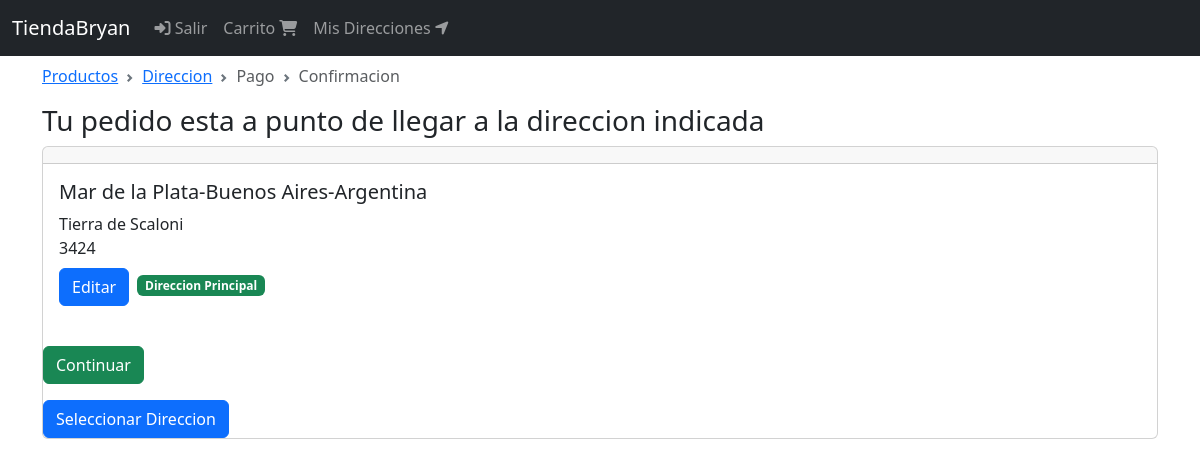
The app's page /orden/direccion (signed in), older data.
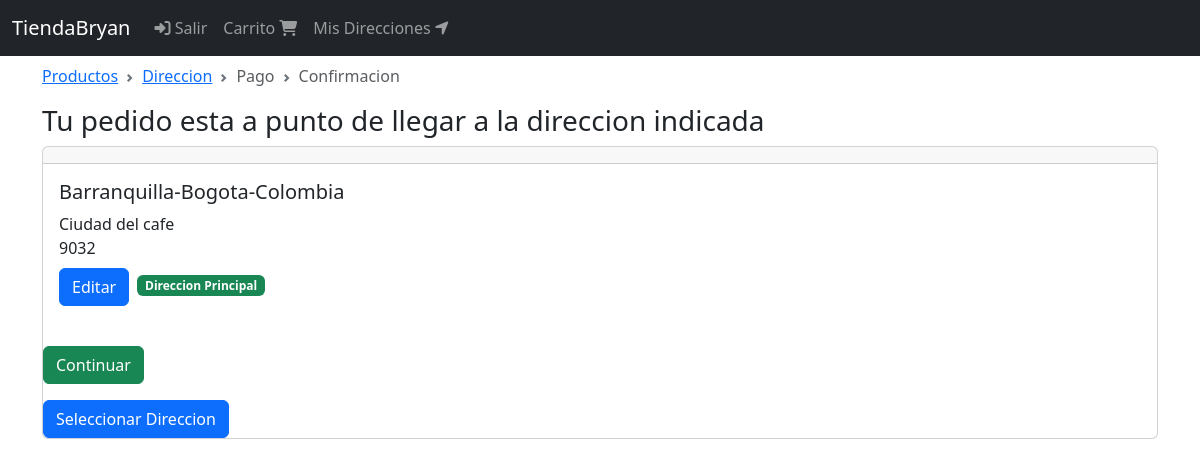
The same page, newer data.
### DirEnvio/models.py (models this page shows, shortened)
class DireccionEnvio(models.Model):
    user = models.ForeignKey(User, null=False, blank=False, on_delete=models.CASCADE)
    line1 = models.CharField(max_length=300)
    line2 = models.CharField(max_length=300, blank=True)
    city = models.CharField(max_length=100)
    state = models.CharField(max_length=100)
    country = models.CharField(max_length=50)
    reference = models.CharField(max_length=300)
    postal_code = models.CharField(max_length=10, null=False, blank=False)
    default = models.BooleanField(default=False)
    created_at = models.DateTimeField(auto_now_add=True)
    @property
    def direccion(self):
        return '{}-{}-{}'.format(self.city, self.state, self.country)

### orden/views.py (the view)
# urls.py: path('direccion', views.direccion, name='direccion'),
@login_required(login_url='login')
def direccion(request):
    cart = funcionCarrito(request)
    orden = funcionOrden(cart, request)
    direccion_envio = orden.get_or_set_direccion_envio()
    contDireccion = request.user.direccionenvio_set.count() > 1
    return render(request, 'orden/direccion.html', {
        'cart' : cart,
        'orden' : orden,
        'direccion_envio' : direccion_envio,
        'contDireccion' : contDireccion,
        'breadcrumb' : breadcrumb(address=True),
    })

### carts/funciones.py (called while the page is built)
def funcionCarrito(request):
    user = request.user if request.user.is_authenticated else None
    cart_id = request.session.get('cart_id')
    cart = Cart.objects.filter(cart_id=cart_id).first()
    if cart is None:
        cart = Cart.objects.create(user=user)
    if user and cart.user is None:
        cart.user = user
        cart.save()
    request.session['cart_id'] = cart.cart_id
    return cart

### carts/models.py (called while the page is built)
def set_cart_id(sender, instance, *args, **kwargs):
    if not instance.cart_id:
        instance.cart_id = str(uuid.uuid4())

    @property
    def orden(self):
        return self.orden_set.filter(status=OrdenStatus.CREATED).first()

### orden/models.py (called while the page is built)
def enviarOrden(sender, instance, *args, **kwargs):
    if not instance.ordenID:
        instance.ordenID = str(uuid.uuid4())

def enviar_total(sender, instance, *args, **kwargs):
    instance.total = instance.get_total()

    def get_total(self):
        return self.cart.total + self.envio_total

    def update_direccion_envio(self, direccion_envio):
        self.direccion_envio = direccion_envio
        self.save()

### users/models.py (called while the page is built)
    @property
    def direccion_envio(self):
        return self.direccionenvio_set.filter(default=True).first()

### orden/templates/orden/direccion.html (shortened to what this page needs)
{% extends 'base.html' %}
{% block breadcrumb %}
    {% include 'orden/snippets/breadcrumb.html' %}
{% endblock %}
{% block content %}
<div class="col">
    {% if direccion_envio %}
    <div class="h3">
        Tu pedido esta a punto de llegar a la direccion indicada
    </div>
    <div>
        {% include 'direccion_envios/snippets/cartDirecciones.html' %}
        <div class="mt-3">
            <a class="btn btn-success" href="{% url 'confirmacion' %}">Continuar</a>
        </div>
        {% if contDireccion %}
        <div class="mt-3">
            <a class="btn btn-primary" href="{% url 'select_direccion' %}">Seleccionar Direccion</a>
        </div>
        {% endif %}
    </div>
    {% endif %}
</div>
{% endblock %}

### DirEnvio/templates/direccion_envios/snippets/cartDirecciones.html
<div class="card">
    <h4 class="card-header"></h4>
    <div class="card-body">
        <h5 class="card-title">{{direccion_envio.direccion}}</h5>
        <div class="card-title">
            {{direccion_envio.reference}}
            <div class="card-title">
                {{direccion_envio.postal_code}}
            </div>
            <div class="d-flex align-items-center justify-content-between">
                <div class="d-flex gap-2">
                    <a href="{% url 'update' direccion_envio.pk %}" class="btn btn-primary">Editar</a>
                    {% if direccion_envio.default %}
                    <div class="mt-1">
                        <span class="badge bg-success">Direccion Principal</span>
                    </div>
                    {% else %}
                    <a href="{% url 'default' direccion_envio.pk %}" class="btn btn-warning">Default</a>
                </div>
                    <a href="{% url 'remove' direccion_envio.pk %}" class="btn btn-danger">Eliminar</a>
                    {% endif %}
            </div>
        </div>
    </div>
</div>

Row changes from the older to the newer data that the page shows:
no longer on this page (row edited): DireccionEnvio: direccion "Mar de la Plata-Buenos Aires-Argentina", reference "Tierra de Scaloni", postal_code "3424"
now on this page (row edited): DireccionEnvio: direccion "Barranquilla-Bogota-Colombia", reference "Ciudad del cafe", postal_code "9032"
